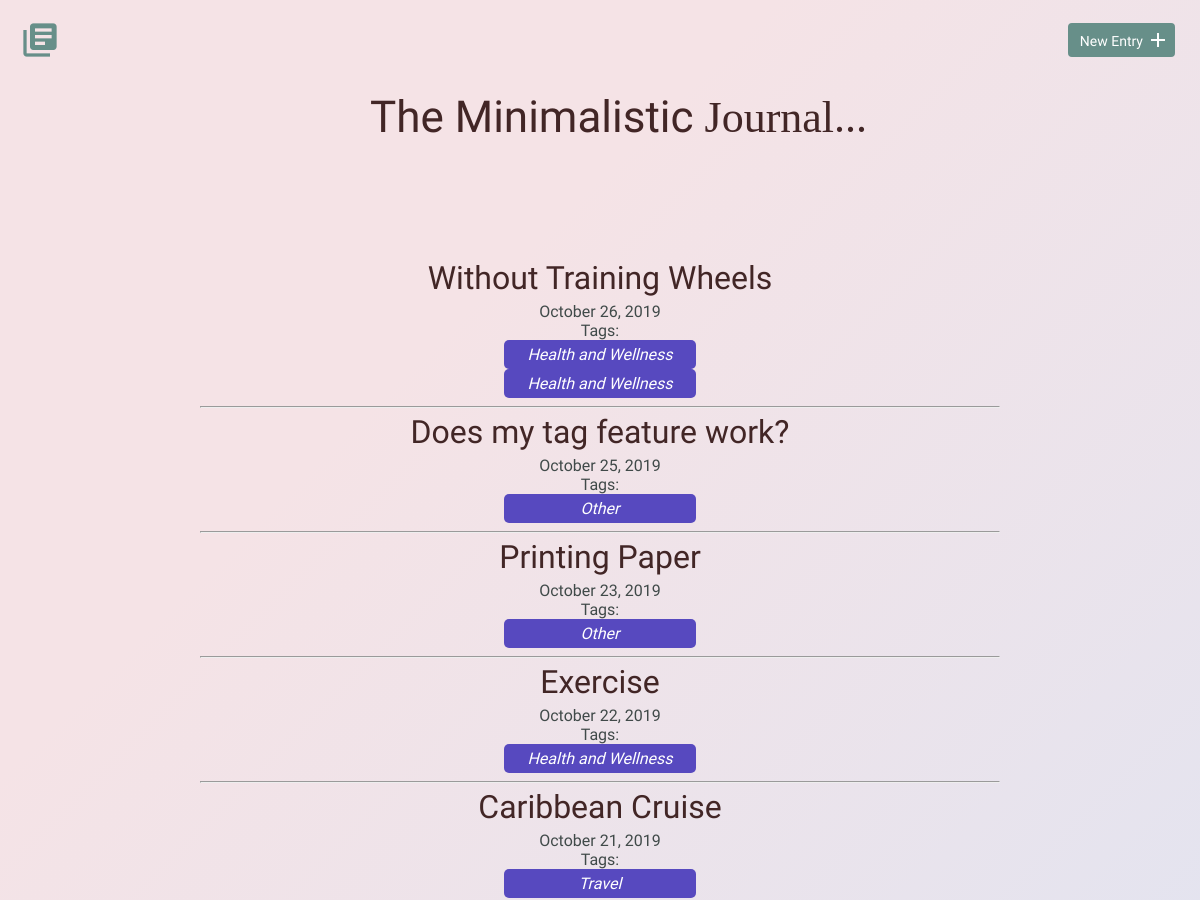
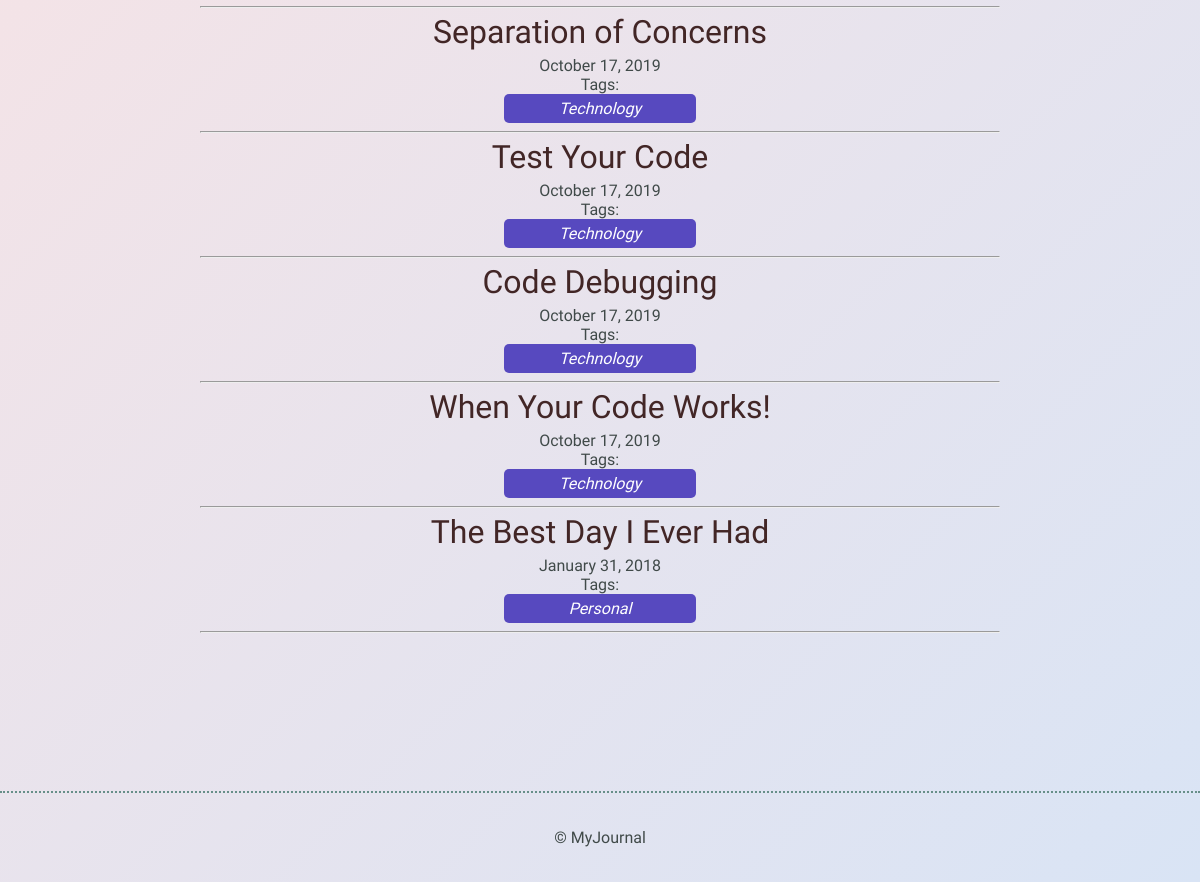
The page / on the database its author committed (2 pictures, top to bottom).
### tables this page shows
CREATE TABLE "entries" (
	"id"	INTEGER,
	"title"	TEXT,
	"date"	TEXT,
	"time_spent"	INTEGER,
	"learned"	BLOB,
	"resources"	BLOB,
	PRIMARY KEY("id")
);

### inc/functions.php (the view, shortened to what this page needs)
<?php
function get_journal_entries_table() {
	include 'inc/dbconnection.php';
	$sql = "SELECT * FROM entries ORDER BY date DESC";
	try {
		$results = $db->query($sql);
	} catch (Exception $e) {
		echo $e->getMessage();
		return array();
	}
		return $results->fetchAll(PDO::FETCH_ASSOC);
}
function get_tags() {
	include 'inc/dbconnection.php';
	$get_tags = "SELECT my_tags.tag_id, entries.id, my_tags.tags, entries.title
							FROM my_tags
							LEFT OUTER JOIN entry_tag
							ON entry_tag.tag_id = my_tags.tag_id
							LEFT OUTER JOIN entries
							ON entries.id = entry_tag.entry_id";
	try {
		$results = $db->query($get_tags);
	} catch (Exception $e) {
			$e->getMessage();
			return array();
	}
	return $results->fetchAll(PDO::FETCH_ASSOC);
}
function print_entries_tags() {
	foreach (get_journal_entries_table() as $entries) {
		echo "<h2><a href='detail.php?id=";
		echo $entries['id'] . " '> ";
		echo $entries['title'];
		echo "</a></h2>";
		echo "<time>";
		echo date('F d, Y', strtotime($entries['date']));
		echo "</time>";
		echo "<br>";
		echo "Tags: ";
		foreach (get_tags() as $details) {
			if ($entries['id'] == $details['id']) {
					echo "<h4 class='tags'><a href='filtered_entries.php?tag=";
					echo $details['tags'] . " '>";
					echo $details['tags'] . "</a></h4>";
			}
		}
		echo "<hr>";
	}
}

### inc/head.php (shortened to what this page needs)
<!DOCTYPE html>
<html>
<head>
	<link rel="stylesheet" href="css/normalize.css">
	<link rel="stylesheet" href="css/site.css">
</head>

### index.php (shortened to what this page needs)
<?php
	include 'inc/head.php';
  include 'inc/functions.php';
?>
<body>
	<header>
  	<div class="container">
			<div class="site-header">
				<a class="logo" href="index.php"><i class="material-icons">library_books</i></a>
				<a class="button icon-right" href="new.php"><span>New Entry</span> <i class="material-icons">add</i></a>
			</div>
    </div>
  </header>
	<section>
		<div class="container">
		<h1 class='page-heading'><span class='index-title'>The Minimalistic</span> <span class="index-title2">Journal...</span></h1>
			<div class="entry-list">
				<article>
					<?php
						print_entries_tags();
					?>
				</article>
			</div>
		</div>
	</section>
<?php include 'inc/footer.php';?>

### inc/footer.php
<footer>
            <div>
                &copy; MyJournal
            </div>
        </footer>
    </body>
</html>

### css/site.css (style rules this page uses)
body { background-color: #d9e4f5; background-image: linear-gradient(315deg, #d9e4f5 0%, #f5e3e6 74%); font-size: 16px; color: #404a49; font-family: 'Cousine', serif; font-weight: 400; }
.container { margin: 0 auto; padding: 0 25px; }
header .site-header { margin: 0 auto; height: 95px; }
header .logo i { color: #678f89; margin: 20px 0 0 -5px; float: left; font-size: 40px; }
header .button { float: right; margin: 33px 0 0 0; }
footer { text-align: center; padding: 35px 0; border-top: 2px dotted #678f89; }
.button { padding: 8px 10px 6px 10px; background: #678f89; border: 2px solid #678f89; border-radius: 4px; text-decoration: none; color: #FFF; position: relative; text-align: center; font-size: 14px; }
.button.icon-right { padding-right: 30px; top: -10px; }
.button.icon-right i { position: absolute; top: 3px; right: 3px; }
h1, h2, h3 { margin: 0; font-weight: 400; line-height: 1em; color: #000; }
h1 { font-size: 44px; margin-bottom: 12px; }
h2 { font-size: 32px; }
h2 a { text-decoration: none; color: rgb(66, 38, 38); }
h4 { text-align: center; color: red; }
.tags { background-color: rgb(87, 73, 191); color: white; margin: auto 38% auto 38%; border-radius: 5px; padding: 5px; font-size: 1em; font-style: italic; font-weight: 300; }
a, .tags:-webkit-any-link { color: white; cursor: pointer; text-decoration: none; }
.page-heading { margin: 0 0 0 30%; color: rgb(66, 38, 38); }
.index-title { font-family: 'Mansalva', cursive; color: rgb(66, 38, 38); }
.index-title2 { font-family: 'Zilla Slab Highlight', cursive; color: rgb(66, 38, 38); }
h2 { color: rgb(66, 38, 38); }
.entry-list, .edit-entry, .new-entry { max-width: 800px; margin: 0 auto; padding: 70px 0 150px 0; }
.entry-list article { margin-bottom: 70px; text-align: center; }
.entry-list article:last-child { margin-bottom: 0; }
.entry-list article h2 { margin-bottom: 8px; }

### rows shown on the page
entries: title "Without Training Wheels", date "October 26, 2019", tags "Health and Wellness"
entries: title "Does my tag feature work?", date "October 25, 2019", tags "Other"
entries: title "Printing Paper", date "October 23, 2019", tags "Other"
entries: title "Exercise", date "October 22, 2019", tags "Health and Wellness"
entries: title "Caribbean Cruise", date "October 21, 2019", tags "Travel"
entries: title "Separation of Concerns", date "October 17, 2019", tags "Technology"
entries: title "Test Your Code", date "October 17, 2019", tags "Technology"
entries: title "Code Debugging", date "October 17, 2019", tags "Technology"
entries: title "When Your Code Works!", date "October 17, 2019", tags "Technology"
entries: title "The Best Day I Ever Had", date "January 31, 2018", tags "Personal"
